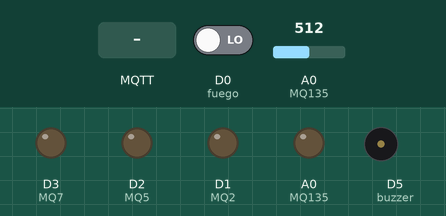
Recording of a sketch running on a simulated ESP8266 (NodeMCU). On the bench: output pins drawn as LEDs (lit = HIGH), buzzer (waves = sounding). The inputs (shaded band) are chosen by the test bench; at power-on: A0 (MQ135) = 512, D0 (fuego) LOW. WiFi joins after 1.5 s; servers stay silent unless stated; storage starts empty; no MQTT or app messages arrive unless stated; what the sketch prints to the serial monitor is not drawn.

Above: at 2.7 s.
2.8 s: MQTT message "act" arrives on the first subscribed topic
At 3.4 s:
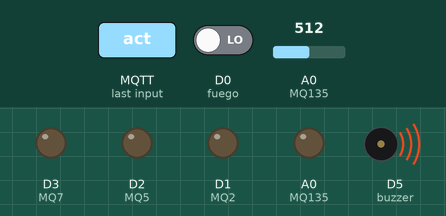
5.8 s: A0 (MQ135) set to 0
At 6.23 s:
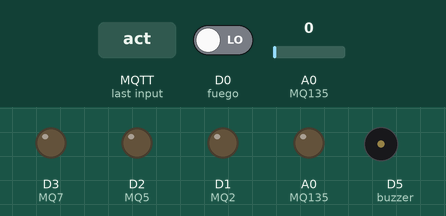
8.8 s: MQTT message "deact" arrives on the first subscribed topic
At 8.8 s:
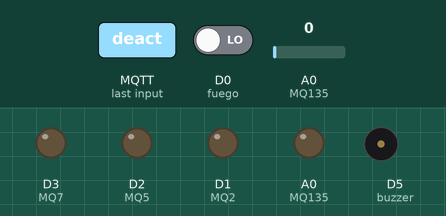
Timing chart, 0 to 11.8 s (numbered marks = the images above; inputs shaded):
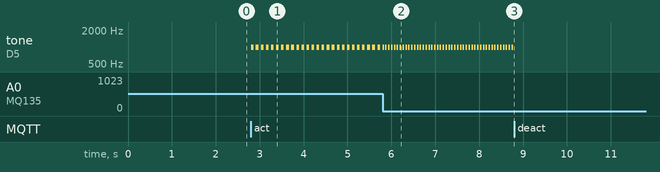

The sketch:

seguridad.ino
```cpp
#include <ESP8266WiFi.h>
#include <PubSubClient.h>
#include <SPI.h>
#include <SD.h>
#include <DHT.h>
String ssid = "";
String password = "";
char* mqtt_server = "192.168.1.230";
char* mqtt_server2 = "192.168.1.229";
bool dest = false;
WiFiClient espClient;
PubSubClient client(espClient);
File myFile;
char* ID = "SEG01";

const int fuego = D0;
const int MQ2 = D1;
const int MQ5 = D2;
const int MQ7 = D3;
const int buzzer = D5;
const int MQ135 = A0;

bool alarma = false;
int tiempo = 0;

void setup() {
  Serial.begin(9600);
  pinMode(MQ2, OUTPUT);
  pinMode(MQ5, OUTPUT);
  pinMode(MQ7, OUTPUT);
  pinMode(MQ135, OUTPUT);

  conectar();
}

void loop() {
  if (!client.connected()) reconnect();
  client.loop();

  if(digitalRead(MQ2)==1 || digitalRead(MQ5)==1 || digitalRead(MQ7)==1) client.publish("central", (const char*) (String(ID) + " gas 1").c_str());
  if(digitalRead(fuego)==1) client.publish("central", (const char*) (String(ID) + " fuego").c_str());

  int gas = analogRead(MQ135);
  if(gas>=5) client.publish("central", (const char*) (String(ID) + " gas " + String(gas)).c_str());

  if(alarma) {
    tiempo++;
    if((tiempo%100)<=50) tone(buzzer, 1000);
    else noTone(buzzer);
  }
}


void callback(char* topic, byte* payload, unsigned int length) {
  String mensaje = "";
  for (int i=0;i<length;i++) mensaje += (char)payload[i];
  if(mensaje=="act") alarma = true;
  else if(mensaje=="deact") alarma = false;
}


void reconnect() {
  while (!client.connected()) {
    Serial.print("Conectando...");
    if (client.connect(ID)) {
      Serial.println(" Conectado!");
      client.subscribe(ID);
      client.publish("central", (const char*) (String(ID) + " ?").c_str());
    } else {
      Serial.print("fallo, rc=");
      Serial.print(client.state());
      Serial.println(" intentado otra vez en 2 segundos...");
      cambiarDestino();
      delay(2000);
    }
  }
}

void cambiarDestino() {
  dest = !dest;
  if(dest) client.setServer(mqtt_server, 1883);
  else client.setServer(mqtt_server2, 1883);
}

void conectar() {
  if (!SD.begin(4)) {
    Serial.println("Error en la lectura de la MicroSD.");
  }

  myFile = SD.open("send.txt");
  if (myFile) {
    Serial.println("SD:");
    int x = 0;
    while (myFile.available()) {
      String msgo = myFile.readStringUntil('\n');
      Serial.println(msgo);
      if(x==0) ssid = msgo;
      else if(x==1) password = msgo;

      x++;
    }
    myFile.close();
  } else {
    Serial.println("Error en la lectura de la MicroSD.");
  }

  ssid.remove(ssid.length()-1);
  Serial.println("ssid: '" + ssid + "'");
  Serial.println("pass: '" + password + "'");

  Serial.print("Connecting to ");
 Serial.print(ssid);
 WiFi.mode(WIFI_STA);
 WiFi.begin((const char*) ssid.c_str(), (const char*) password.c_str());
 while (WiFi.status() != WL_CONNECTED) {
    delay(500);
    Serial.print(".");
  }
  Serial.println("");
  Serial.println("WiFi connected");

  cambiarDestino();
  client.setCallback(callback);
}
```

Measured:
- after the input at 2.8 s, tone on D5 (buzzer): alternates 1000 Hz for 0.06 s and silent for 0.06 s, starting at once
- after the input at 5.8 s, tone on D5 (buzzer): alternates 1000 Hz for 0.03 s and silent for 0.03 s, starting after 0.07 s
- after the input at 8.8 s, tone on D5 (buzzer): stops changing and stays silent
